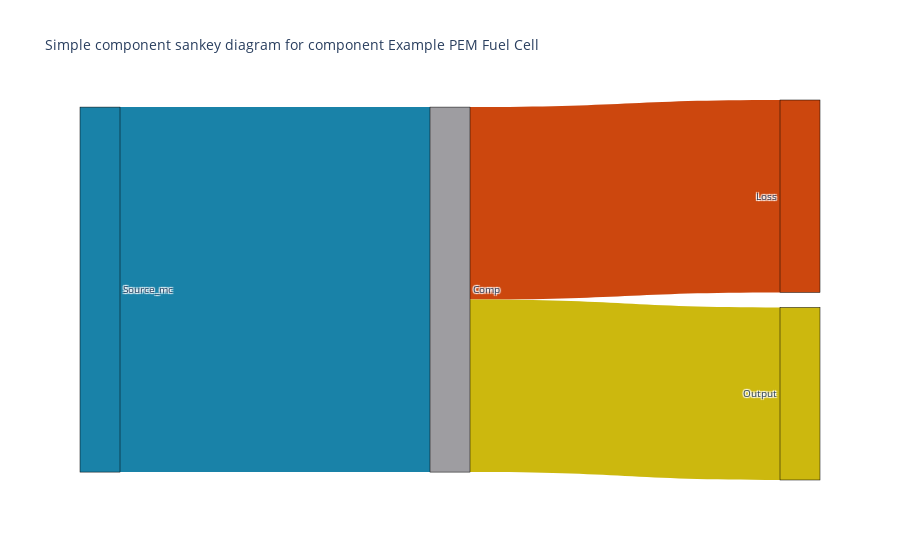

The notebook cell saved with this chart:
### Code cell
# Create plotly formatted input
data_node, data_link = sankey_component_input_dicts(data,
                                                    comp=component,
                                                    energycarrier=ec_dict)

fig = go.Figure(data=[go.Sankey(
    valueformat=".0f",
    valuesuffix="kW",
    # Define nodes
    node=dict(
        pad=15,
        thickness=40,
        line=dict(color="black", width=0.5),
        label=data_node['label'],
        color=data_node['color']),
    link=data_link)])

fig.update_layout(
    title_text=f"Simple component sankey diagram for component {component.name}",
    font_size=10)
fig.show()

### Figure 1 — Plotly figure (JSON) as saved in the notebook; plotly's stock layout.template omitted (floating-point values rounded to 4 significant figures)
{"data": [{"link": {"color": ["#1982a8", "#1982a8", "#ccb80e", "#cc470e", "#ccb80e"], "label": ["Input main conversion: Hydrogen", "Input secondary 1: Hydrogen", "Input secondary 2: Electricity", "Loss", "Output Electricity"], "source": [0, 1, 2, 3, 3], "target": [3, 3, 3, 5, 4], "value": [4187.0, 0, 0, 2207.0, 1980.0]}, "node": {"color": ["#1982a8", "#1982a8", "#ccb80e", "#9e9da1", "#ccb80e", "#cc470e"], "label": ["Source_mc", "Source_sd1", "Source_sd2", "Comp", "Output", "Loss"], "line": {"color": "black", "width": 0.5}, "pad": 15, "thickness": 40}, "type": "sankey", "valueformat": ".0f", "valuesuffix": "kW"}], "layout": {"font": {"size": 10}, "title": {"text": "Simple component sankey diagram for component Example PEM Fuel Cell"}}}
